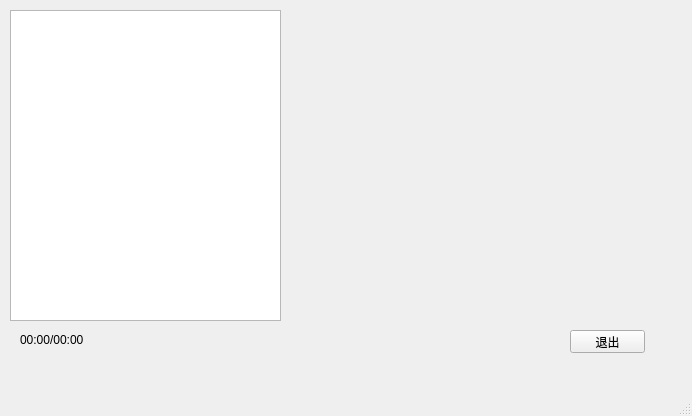
<?xml version="1.0" encoding="UTF-8"?>
<ui version="4.0">
 <class>Player</class>
 <widget class="QMainWindow" name="Player">
  <property name="geometry">
   <rect>
    <x>0</x>
    <y>0</y>
    <width>692</width>
    <height>416</height>
   </rect>
  </property>
  <property name="windowTitle">
   <string>MainWindow</string>
  </property>
  <widget class="QWidget" name="centralwidget">
   <widget class="QTableWidget" name="tableWidget">
    <property name="geometry">
     <rect>
      <x>10</x>
      <y>10</y>
      <width>271</width>
      <height>311</height>
     </rect>
    </property>
   </widget>
   <widget class="QLabel" name="label">
    <property name="geometry">
     <rect>
      <x>290</x>
      <y>10</y>
      <width>391</width>
      <height>311</height>
     </rect>
    </property>
    <property name="text">
     <string/>
    </property>
    <property name="pixmap">
     <pixmap resource="images.qrc">:/images/pic1.jpg</pixmap>
    </property>
   </widget>
   <widget class="QPushButton" name="exitButton">
    <property name="geometry">
     <rect>
      <x>570</x>
      <y>330</y>
      <width>75</width>
      <height>23</height>
     </rect>
    </property>
    <property name="text">
     <string>退出</string>
    </property>
    <property name="icon">
     <iconset resource="images.qrc">
      <normaloff>:/images/exitLogin.png</normaloff>:/images/exitLogin.png</iconset>
    </property>
   </widget>
   <widget class="QLabel" name="timtLabel">
    <property name="geometry">
     <rect>
      <x>20</x>
      <y>330</y>
      <width>121</width>
      <height>20</height>
     </rect>
    </property>
    <property name="text">
     <string>00:00/00:00</string>
    </property>
   </widget>
  </widget>
  <widget class="QMenuBar" name="menubar">
   <property name="geometry">
    <rect>
     <x>0</x>
     <y>0</y>
     <width>692</width>
     <height>19</height>
    </rect>
   </property>
  </widget>
  <widget class="QStatusBar" name="statusbar"/>
 </widget>
 <resources>
  <include location="images.qrc"/>
 </resources>
 <connections/>
</ui>
